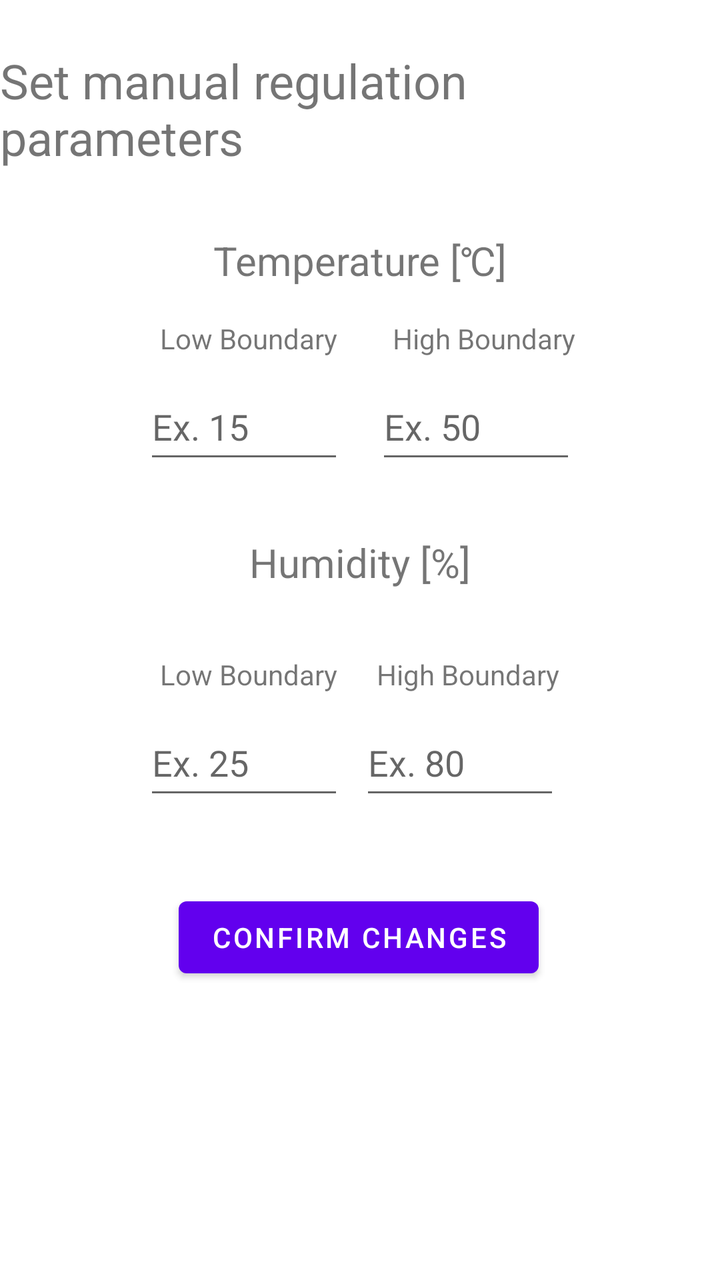
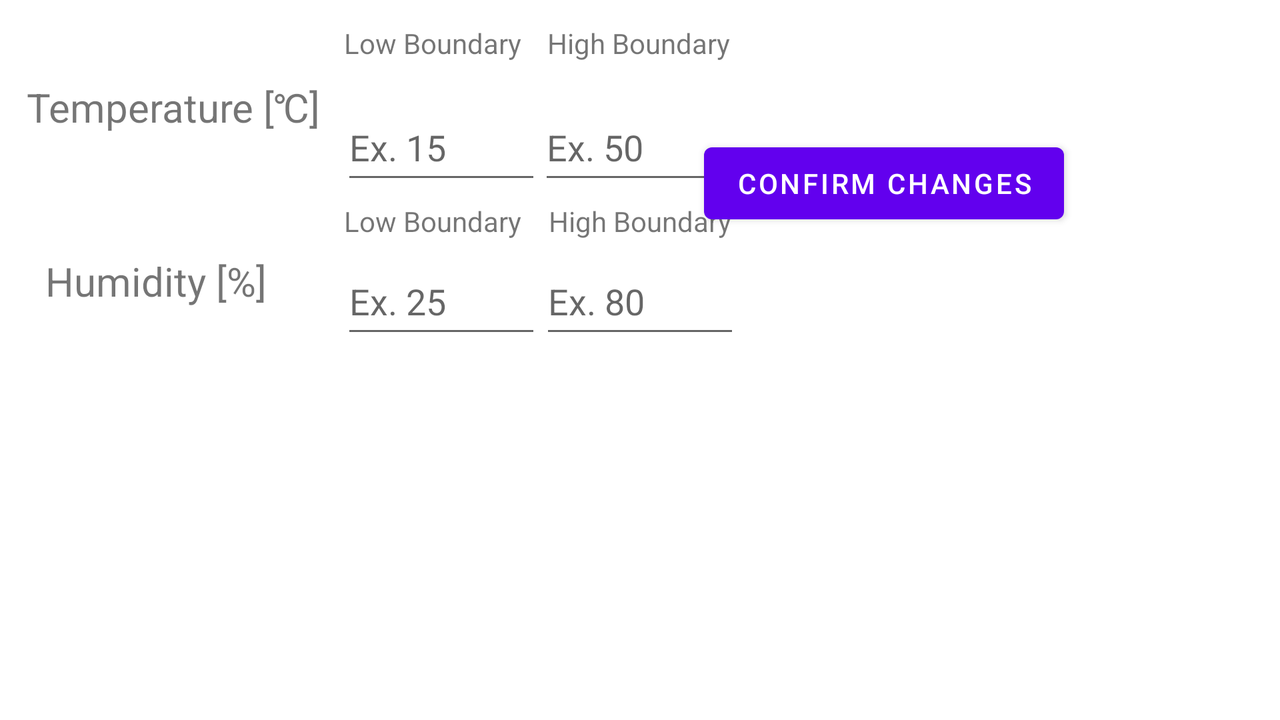

First picture: res/layout/ on a phone held upright. Second picture: the repository's own variant of that layout, on a device whose configuration matches the variant's folder. Source for both follows.
<!-- AndroidManifest.xml: application theme Theme.SeromatUpgrade -->
<!-- res/layout/fragment_manual_regulation.xml -->
<?xml version="1.0" encoding="utf-8"?>
<androidx.constraintlayout.widget.ConstraintLayout xmlns:android="http://schemas.android.com/apk/res/android"
    xmlns:app="http://schemas.android.com/apk/res-auto"
    xmlns:tools="http://schemas.android.com/tools"
    android:layout_width="match_parent"
    android:layout_height="match_parent">
    <EditText
        android:id="@+id/editTextTempLb"
        android:layout_width="100dp"
        android:layout_height="50dp"
        android:layout_marginStart="72dp"
        android:layout_marginTop="8dp"
        android:ems="10"
        android:inputType="numberDecimal"
        android:hint="@string/ex_15"
        app:layout_constraintStart_toStartOf="parent"
        app:layout_constraintTop_toBottomOf="@+id/textViewTempLb" />

    <EditText
        android:id="@+id/editTextHumLb"
        android:layout_width="100dp"
        android:layout_height="50dp"
        android:layout_marginStart="72dp"
        android:layout_marginTop="8dp"
        android:ems="10"
        android:inputType="numberDecimal"
        android:hint="@string/ex_25"
        app:layout_constraintStart_toStartOf="parent"
        app:layout_constraintTop_toBottomOf="@+id/textViewHumLb" />

    <EditText
        android:id="@+id/editTextTempHb"
        android:layout_width="100dp"
        android:layout_height="50dp"
        android:layout_marginEnd="72dp"
        android:ems="10"
        android:inputType="numberDecimal"
        android:hint="@string/ex_50"
        app:layout_constraintEnd_toEndOf="parent"
        app:layout_constraintTop_toTopOf="@+id/editTextTempLb" />

    <EditText
        android:id="@+id/editTextHumHb"
        android:layout_width="100dp"
        android:layout_height="50dp"
        android:layout_marginTop="8dp"
        android:layout_marginEnd="80dp"
        android:ems="10"
        android:inputType="numberDecimal"
        android:hint="@string/ex_80"
        app:layout_constraintEnd_toEndOf="parent"
        app:layout_constraintTop_toBottomOf="@+id/textViewHumHb" />

    <TextView
        android:id="@+id/textViewTitle"
        android:layout_width="wrap_content"
        android:layout_height="wrap_content"
        android:layout_marginTop="24dp"
        android:text="@string/manual_text"
        android:textSize="24sp"
        app:layout_constraintEnd_toEndOf="parent"
        app:layout_constraintHorizontal_bias="0.49"
        app:layout_constraintStart_toStartOf="parent"
        app:layout_constraintTop_toTopOf="parent" />

    <TextView
        android:id="@+id/textViewTemperature"
        android:layout_width="wrap_content"
        android:layout_height="wrap_content"
        android:layout_marginTop="32dp"
        android:text="@string/manual_text_temperature"
        android:textSize="20sp"
        app:layout_constraintEnd_toEndOf="parent"
        app:layout_constraintStart_toStartOf="parent"
        app:layout_constraintTop_toBottomOf="@+id/textViewTitle" />

    <TextView
        android:id="@+id/textViewTempLb"
        android:layout_width="wrap_content"
        android:layout_height="wrap_content"
        android:layout_marginStart="80dp"
        android:layout_marginTop="16dp"
        android:text="@string/manual_lb"
        app:layout_constraintStart_toStartOf="parent"
        app:layout_constraintTop_toBottomOf="@+id/textViewTemperature" />

    <TextView
        android:id="@+id/textViewTempHb"
        android:layout_width="wrap_content"
        android:layout_height="wrap_content"
        android:layout_marginEnd="72dp"
        android:text="@string/manual_ub"
        app:layout_constraintEnd_toEndOf="parent"
        app:layout_constraintTop_toTopOf="@+id/textViewTempLb" />

    <TextView
        android:id="@+id/textView9"
        android:layout_width="wrap_content"
        android:layout_height="wrap_content"
        android:layout_marginTop="32dp"
        android:textSize="20sp"
        app:layout_constraintEnd_toEndOf="parent"
        app:layout_constraintStart_toStartOf="parent"
        app:layout_constraintTop_toBottomOf="@+id/editTextTempLb" />

    <TextView
        android:id="@+id/textViewHumLb"
        android:layout_width="wrap_content"
        android:layout_height="wrap_content"
        android:layout_marginStart="80dp"
        android:layout_marginTop="32dp"
        android:text="@string/manual_lb"
        app:layout_constraintStart_toStartOf="parent"
        app:layout_constraintTop_toBottomOf="@+id/textView9" />

    <TextView
        android:id="@+id/textViewHumHb"
        android:layout_width="wrap_content"
        android:layout_height="wrap_content"
        android:layout_marginTop="32dp"
        android:layout_marginEnd="80dp"
        android:text="@string/manual_ub"
        app:layout_constraintEnd_toEndOf="parent"
        app:layout_constraintTop_toBottomOf="@+id/textView9" />

    <Button
        android:id="@+id/changeButton"
        android:layout_width="wrap_content"
        android:layout_height="wrap_content"
        android:layout_marginTop="40dp"
        android:text="@string/manual_text_button"
        app:layout_constraintEnd_toEndOf="parent"
        app:layout_constraintHorizontal_bias="0.497"
        app:layout_constraintStart_toStartOf="parent"
        app:layout_constraintTop_toBottomOf="@+id/editTextHumLb" />

    <TextView
        android:id="@+id/textViewHomeTitle"
        android:layout_width="wrap_content"
        android:layout_height="wrap_content"
        android:layout_marginTop="124dp"
        android:text="@string/manual_text_humidity"
        android:textSize="20sp"
        app:layout_constraintEnd_toEndOf="parent"
        app:layout_constraintStart_toStartOf="parent"
        app:layout_constraintTop_toBottomOf="@+id/textViewTemperature" />

</androidx.constraintlayout.widget.ConstraintLayout>
<!-- resources referenced by this layout -->
<resources>
  <string name="ex_15">Ex. 15</string>
  <string name="ex_25">Ex. 25</string>
  <string name="ex_50">Ex. 50</string>
  <string name="ex_80">Ex. 80</string>
  <string name="manual_lb">Low Boundary</string>
  <string name="manual_text">Set manual regulation parameters</string>
  <string name="manual_text_button">Confirm changes</string>
  <string name="manual_text_humidity">Humidity [%]</string>
  <string name="manual_text_temperature">Temperature [\u2103]</string>
  <string name="manual_ub">High Boundary</string>
  <style name="Theme.SeromatUpgrade" parent="Theme.MaterialComponents.DayNight.DarkActionBar">
          
          <item name="colorPrimary">@color/purple_500</item>
          <item name="colorPrimaryVariant">@color/purple_700</item>
          <item name="colorOnPrimary">@color/white</item>
          
          <item name="colorSecondary">@color/teal_200</item>
          <item name="colorSecondaryVariant">@color/teal_700</item>
          <item name="colorOnSecondary">@color/black</item>
          
          <item name="android:statusBarColor">?attr/colorPrimaryVariant</item>
          
      </style>
</resources>
<!-- res/layout-land/fragment_manual_regulation.xml (the repository's variant of the layout above) -->
<!-- drawn on the phone turned sideways -->
<?xml version="1.0" encoding="utf-8"?>
<androidx.constraintlayout.widget.ConstraintLayout xmlns:android="http://schemas.android.com/apk/res/android"
    xmlns:app="http://schemas.android.com/apk/res-auto"
    xmlns:tools="http://schemas.android.com/tools"
    android:layout_width="match_parent"
    android:layout_height="match_parent">

    <EditText
        android:id="@+id/editTextTempLb"
        android:layout_width="100dp"
        android:layout_height="50dp"
        android:layout_marginTop="16dp"
        android:ems="10"
        android:hint="@string/ex_15"
        android:inputType="numberDecimal"
        app:layout_constraintEnd_toEndOf="parent"
        app:layout_constraintHorizontal_bias="0.316"
        app:layout_constraintStart_toStartOf="parent"
        app:layout_constraintTop_toBottomOf="@+id/textViewTempLb" />

    <TextView
        android:id="@+id/textViewTempLb"
        android:layout_width="wrap_content"
        android:layout_height="wrap_content"
        android:layout_marginTop="12dp"
        android:text="@string/manual_lb"
        app:layout_constraintEnd_toEndOf="parent"
        app:layout_constraintHorizontal_bias="0.312"
        app:layout_constraintStart_toStartOf="parent"
        app:layout_constraintTop_toTopOf="parent" />

    <EditText
        android:id="@+id/editTextHumLb"
        android:layout_width="100dp"
        android:layout_height="50dp"
        android:layout_marginTop="4dp"
        android:ems="10"
        android:hint="@string/ex_25"
        android:inputType="numberDecimal"
        app:layout_constraintEnd_toEndOf="parent"
        app:layout_constraintHorizontal_bias="0.316"
        app:layout_constraintStart_toStartOf="parent"
        app:layout_constraintTop_toBottomOf="@+id/textViewHumLb" />

    <TextView
        android:id="@+id/textViewHumLb"
        android:layout_width="wrap_content"
        android:layout_height="wrap_content"
        android:layout_marginTop="4dp"
        android:text="@string/manual_lb"
        app:layout_constraintEnd_toEndOf="parent"
        app:layout_constraintHorizontal_bias="0.312"
        app:layout_constraintStart_toStartOf="parent"
        app:layout_constraintTop_toBottomOf="@+id/editTextTempLb" />

    <TextView
        android:id="@+id/textViewTempHb"
        android:layout_width="wrap_content"
        android:layout_height="wrap_content"
        android:layout_marginTop="12dp"
        android:text="@string/manual_ub"
        app:layout_constraintEnd_toEndOf="parent"
        app:layout_constraintHorizontal_bias="0.499"
        app:layout_constraintStart_toStartOf="parent"
        app:layout_constraintTop_toTopOf="parent" />

    <EditText
        android:id="@+id/editTextTempHb"
        android:layout_width="100dp"
        android:layout_height="50dp"
        android:layout_marginTop="16dp"
        android:ems="10"
        android:hint="@string/ex_50"
        android:inputType="numberDecimal"
        app:layout_constraintEnd_toEndOf="parent"
        app:layout_constraintHorizontal_bias="0.499"
        app:layout_constraintStart_toStartOf="parent"
        app:layout_constraintTop_toBottomOf="@+id/textViewTempHb" />

    <TextView
        android:id="@+id/textViewHumHb"
        android:layout_width="wrap_content"
        android:layout_height="wrap_content"
        android:layout_marginTop="4dp"
        android:text="@string/manual_ub"
        app:layout_constraintEnd_toEndOf="parent"
        app:layout_constraintStart_toStartOf="parent"
        app:layout_constraintTop_toBottomOf="@+id/editTextTempHb" />

    <EditText
        android:id="@+id/editTextHumHb"
        android:layout_width="100dp"
        android:layout_height="50dp"
        android:layout_marginTop="4dp"
        android:ems="10"
        android:hint="@string/ex_80"
        android:inputType="numberDecimal"
        app:layout_constraintEnd_toEndOf="parent"
        app:layout_constraintStart_toStartOf="parent"
        app:layout_constraintTop_toBottomOf="@+id/textViewHumHb" />

    <TextView
        android:id="@+id/textViewTemperature"
        android:layout_width="wrap_content"
        android:layout_height="wrap_content"
        android:layout_marginTop="40dp"
        android:text="@string/manual_text_temperature"
        android:textSize="20sp"
        app:layout_constraintEnd_toEndOf="parent"
        app:layout_constraintHorizontal_bias="0.027"
        app:layout_constraintStart_toStartOf="parent"
        app:layout_constraintTop_toTopOf="parent" />

    <Button
        android:id="@+id/changeButton"
        android:layout_width="wrap_content"
        android:layout_height="wrap_content"
        android:layout_marginEnd="108dp"
        android:text="@string/manual_text_button"
        app:layout_constraintBottom_toBottomOf="parent"
        app:layout_constraintEnd_toEndOf="parent"
        app:layout_constraintTop_toTopOf="parent"
        app:layout_constraintVertical_bias="0.217" />

    <TextView
        android:id="@+id/textViewHomeTitle"
        android:layout_width="wrap_content"
        android:layout_height="wrap_content"
        android:layout_marginTop="60dp"
        android:text="@string/manual_text_humidity"
        android:textSize="20sp"
        app:layout_constraintEnd_toEndOf="parent"
        app:layout_constraintHorizontal_bias="0.043"
        app:layout_constraintStart_toStartOf="parent"
        app:layout_constraintTop_toBottomOf="@+id/textViewTemperature" />

</androidx.constraintlayout.widget.ConstraintLayout>
<!-- resources referenced by the variant -->
<!-- as the phone turned sideways resolves them -->
<resources>
  <string name="ex_15">Ex. 15</string>
  <string name="ex_25">Ex. 25</string>
  <string name="ex_50">Ex. 50</string>
  <string name="ex_80">Ex. 80</string>
  <string name="manual_lb">Low Boundary</string>
  <string name="manual_text_button">Confirm changes</string>
  <string name="manual_text_humidity">Humidity [%]</string>
  <string name="manual_text_temperature">Temperature [\u2103]</string>
  <string name="manual_ub">High Boundary</string>
  <style name="Theme.SeromatUpgrade" parent="Theme.MaterialComponents.DayNight.DarkActionBar">
          
          <item name="colorPrimary">@color/purple_500</item>
          <item name="colorPrimaryVariant">@color/purple_700</item>
          <item name="colorOnPrimary">@color/white</item>
          
          <item name="colorSecondary">@color/teal_200</item>
          <item name="colorSecondaryVariant">@color/teal_700</item>
          <item name="colorOnSecondary">@color/black</item>
          
          <item name="android:statusBarColor">?attr/colorPrimaryVariant</item>
          
      </style>
</resources>
